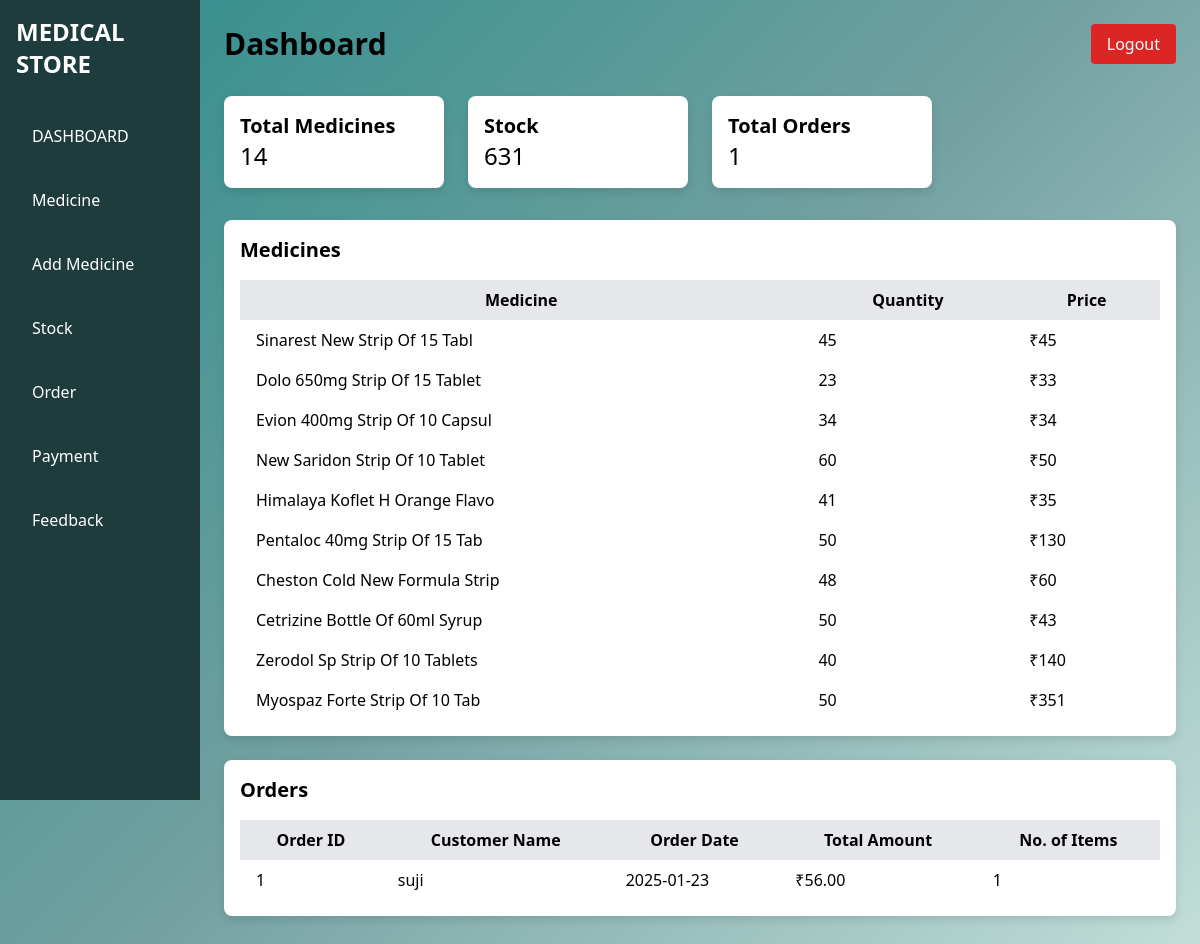
The app's page /admin.php, older data.
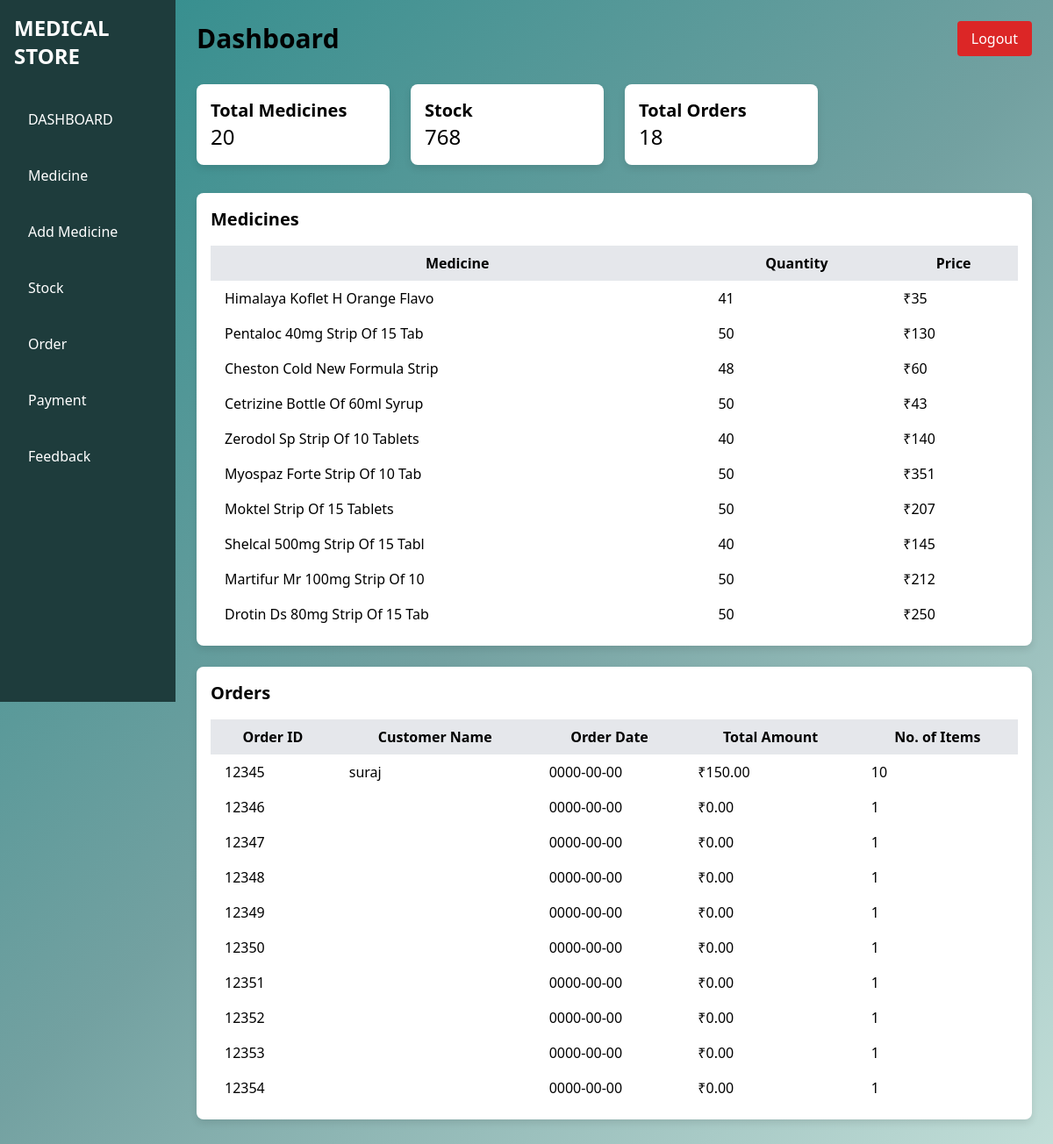
The same page, newer data.
### tables this page shows
CREATE TABLE `medicines` (
  `med_id` int(11) NOT NULL,
  `name` varchar(30) NOT NULL,
  `description` varchar(50) NOT NULL,
  `type` varchar(20) NOT NULL,
  `quantity` int(10) NOT NULL,
  `exp_date` date NOT NULL,
  `mfg_date` date NOT NULL,
  `price` int(20) NOT NULL,
  `image_path` varchar(255) DEFAULT NULL
);

CREATE TABLE `orders` (
  `order_id` int(11) NOT NULL,
  `customer_name` varchar(255) NOT NULL,
  `order_date` date NOT NULL,
  `total_amount` decimal(10,2) NOT NULL,
  `no_of_items` int(11) NOT NULL,
  `med_id` int(11) NOT NULL,
  `date_time` datetime NOT NULL
);

### admin.php (the view, shortened to what the changed rows need)
<!DOCTYPE html>
<html lang="en">
<head>
    <link href="https://cdn.jsdelivr.net/npm/tailwindcss@2.2.19/dist/tailwind.min.css" rel="stylesheet">
</head>
<body class="custom-bg">
    <?php
    $conn = new mysqli("localhost", "root", "", "webdb");
    $stmt = $conn->prepare("SELECT COUNT(*) as total FROM medicines");
    $stmt->execute();
    $stmt->bind_result($totalMedicines);
    $stmt = $conn->prepare("SELECT SUM(quantity) as stock FROM medicines");
    $stmt->execute();
    $stmt->bind_result($totalStock);
    $stmt = $conn->prepare("SELECT COUNT(*) as totalOrders FROM orders");
    $stmt->execute();
    $stmt->bind_result($totalOrders);
    $medicines = $conn->query("SELECT * FROM medicines LIMIT 10");
    $orders = $conn->query("SELECT order_id, customer_name, order_date, total_amount, no_of_items FROM orders LIMIT 10");
    ?>
    <div class="flex">
        <div class="w-1/6 custom-sidebar text-white h-screen">
            <div class="p-4">
                <h1 class="text-2xl font-bold">MEDICAL STORE</h1>
            </div>
        </div>
        <div class="w-5/6 p-6">
            <div class="flex justify-between items-center">
                <h2 class="text-3xl font-bold">Dashboard</h2>
            </div>
            <div class="grid grid-cols-4 gap-6 mt-8">
                <div class="custom-card p-4">
                    <h3 class="text-xl font-bold">Total Medicines</h3>
                    <p class="text-2xl"><?= htmlspecialchars($totalMedicines) ?></p>
                </div>
                <div class="custom-card p-4">
                    <h3 class="text-xl font-bold">Stock</h3>
                    <p class="text-2xl"><?= htmlspecialchars($totalStock) ?></p>
                </div>
                <div class="custom-card p-4">
                    <h3 class="text-xl font-bold">Total Orders</h3>
                    <p class="text-2xl"><?= htmlspecialchars($totalOrders) ?></p>
                </div>
            </div>
            <div class="mt-8">
                <div class="custom-card p-4 mb-6">
                    <div class="flex justify-start items-start">
                        <table class="min-w-full">
                            <thead>
                                <tr class="bg-gray-200">
                                    <th class="py-2 px-4">Medicine</th>
                                    <th class="py-2 px-4">Quantity</th>
                                    <th class="py-2 px-4">Price</th>
                                </tr>
                            </thead>
                            <tbody>
                                <?php while($row = $medicines->fetch_assoc()): ?>
                                    <tr>
                                        <td class="py-2 px-4"><?= htmlspecialchars($row['name']) ?></td>
                                        <td class="py-2 px-4"><?= htmlspecialchars($row['quantity']) ?></td>
                                        <td class="py-2 px-4">₹<?= htmlspecialchars($row['price']) ?></td>
                                    </tr>
                                <?php endwhile; ?>
                            </tbody>
                        </table>
                    </div>
                </div>
                <div class="custom-card p-4 mb-6">
                    <div class="flex justify-start items-start">
                        <table class="min-w-full">
                            <thead>
                                <tr class="bg-gray-200">
                                    <th class="py-2 px-4">Order ID</th>
                                    <th class="py-2 px-4">Customer Name</th>
                                    <th class="py-2 px-4">Order Date</th>
                                    <th class="py-2 px-4">Total Amount</th>
                                    <th class="py-2 px-4">No. of Items</th>
                                </tr>
                            </thead>
                            <tbody>
                                <?php while($order = $orders->fetch_assoc()): ?>
                                    <tr>
                                        <td class="py-2 px-4"><?= htmlspecialchars($order['order_id']) ?></td>
                                        <td class="py-2 px-4"><?= htmlspecialchars($order['customer_name']) ?></td>
                                        <td class="py-2 px-4"><?= htmlspecialchars($order['order_date']) ?></td>
                                        <td class="py-2 px-4">₹<?= htmlspecialchars($order['total_amount']) ?></td>
                                        <td class="py-2 px-4"><?= htmlspecialchars($order['no_of_items']) ?></td>
                                    </tr>
                                <?php endwhile; ?>
                            </tbody>
                        </table>
                    </div>
                </div>
            </div>
        </div>
    </div>
</body>
</html>

Row changes from the older to the newer data that the page shows:
removed medicines: name "Sinarest New Strip Of 15 Tabl", quantity "45", price "45"
removed medicines: name "Dolo 650mg Strip Of 15 Tablet", quantity "23", price "33"
removed medicines: name "Evion 400mg Strip Of 10 Capsul", quantity "34", price "34"
removed medicines: name "New Saridon Strip Of 10 Tablet", quantity "60", price "50"
removed orders: order_id "1", customer_name "suji", order_date "2025-01-23", total_amount "56.00", no_of_items "1"
now on this page (row unchanged): medicines: name "Moktel Strip Of 15 Tablets", quantity "50", price "207"
now on this page (row unchanged): medicines: name "Shelcal 500mg Strip Of 15 Tabl", quantity "40", price "145"
now on this page (row unchanged): medicines: name "Martifur Mr 100mg Strip Of 10", quantity "50", price "212"
now on this page (row unchanged): medicines: name "Drotin Ds 80mg Strip Of 15 Tab", quantity "50", price "250"
added orders: order_id "12345", customer_name "suraj", order_date "0000-00-00", total_amount "150.00", no_of_items "10"
added orders: order_id "12346", order_date "0000-00-00", total_amount "0.00", no_of_items "1"
added orders: order_id "12347", order_date "0000-00-00", total_amount "0.00", no_of_items "1"
added orders: order_id "12348", order_date "0000-00-00", total_amount "0.00", no_of_items "1"
added orders: order_id "12349", order_date "0000-00-00", total_amount "0.00", no_of_items "1"
added orders: order_id "12350", order_date "0000-00-00", total_amount "0.00", no_of_items "1"
added orders: order_id "12351", order_date "0000-00-00", total_amount "0.00", no_of_items "1"
added orders: order_id "12352", order_date "0000-00-00", total_amount "0.00", no_of_items "1"
added orders: order_id "12353", order_date "0000-00-00", total_amount "0.00", no_of_items "1"
added orders: order_id "12354", order_date "0000-00-00", total_amount "0.00", no_of_items "1"
Text that changed along with them:
$totalMedicines: "14" → "20"
$totalStock: "631" → "768"
$totalOrders: "1" → "18"
